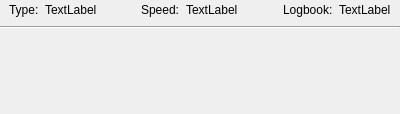
<?xml version="1.0" encoding="UTF-8"?>
<ui version="4.0">
 <class>WScanPreviewPanel</class>
 <widget class="QWidget" name="WScanPreviewPanel">
  <property name="geometry">
   <rect>
    <x>0</x>
    <y>0</y>
    <width>400</width>
    <height>114</height>
   </rect>
  </property>
  <property name="windowTitle">
   <string>Form</string>
  </property>
  <layout class="QVBoxLayout" name="verticalLayout">
   <property name="leftMargin">
    <number>0</number>
   </property>
   <property name="topMargin">
    <number>0</number>
   </property>
   <property name="rightMargin">
    <number>0</number>
   </property>
   <property name="bottomMargin">
    <number>0</number>
   </property>
   <item>
    <layout class="QHBoxLayout" name="horizontalLayout_4">
     <property name="leftMargin">
      <number>9</number>
     </property>
     <property name="topMargin">
      <number>0</number>
     </property>
     <property name="rightMargin">
      <number>9</number>
     </property>
     <property name="bottomMargin">
      <number>0</number>
     </property>
     <item>
      <layout class="QHBoxLayout" name="horizontalLayout">
       <item>
        <widget class="QLabel" name="TypeInfoLabel">
         <property name="text">
          <string>Type:</string>
         </property>
        </widget>
       </item>
       <item>
        <widget class="QLabel" name="ScanTypeLabel">
         <property name="text">
          <string>TextLabel</string>
         </property>
        </widget>
       </item>
      </layout>
     </item>
     <item>
      <spacer name="horizontalSpacer">
       <property name="orientation">
        <enum>Qt::Horizontal</enum>
       </property>
       <property name="sizeHint" stdset="0">
        <size>
         <width>40</width>
         <height>20</height>
        </size>
       </property>
      </spacer>
     </item>
     <item>
      <layout class="QHBoxLayout" name="horizontalLayout_2">
       <item>
        <widget class="QLabel" name="SpeedInfoLabel">
         <property name="text">
          <string>Speed:</string>
         </property>
        </widget>
       </item>
       <item>
        <widget class="QLabel" name="ScanSpeedLabel">
         <property name="text">
          <string>TextLabel</string>
         </property>
        </widget>
       </item>
      </layout>
     </item>
     <item>
      <spacer name="horizontalSpacer_2">
       <property name="orientation">
        <enum>Qt::Horizontal</enum>
       </property>
       <property name="sizeHint" stdset="0">
        <size>
         <width>40</width>
         <height>20</height>
        </size>
       </property>
      </spacer>
     </item>
     <item>
      <layout class="QHBoxLayout" name="horizontalLayout_3">
       <item>
        <widget class="QLabel" name="LogbookInfoLabel">
         <property name="text">
          <string>Logbook:</string>
         </property>
        </widget>
       </item>
       <item>
        <widget class="QLabel" name="ScanCategoryLabel">
         <property name="text">
          <string>TextLabel</string>
         </property>
        </widget>
       </item>
      </layout>
     </item>
    </layout>
   </item>
   <item>
    <widget class="Line" name="line">
     <property name="orientation">
      <enum>Qt::Horizontal</enum>
     </property>
    </widget>
   </item>
   <item>
    <widget class="WStringPreviewPanel" name="ScanTextWidget" native="true">
     <property name="sizePolicy">
      <sizepolicy hsizetype="Preferred" vsizetype="Expanding">
       <horstretch>0</horstretch>
       <verstretch>1</verstretch>
      </sizepolicy>
     </property>
    </widget>
   </item>
  </layout>
 </widget>
 <customwidgets>
  <customwidget>
   <class>WStringPreviewPanel</class>
   <extends>QWidget</extends>
   <header>WStringPreviewPanel.h</header>
   <container>1</container>
  </customwidget>
 </customwidgets>
 <resources/>
 <connections/>
</ui>
